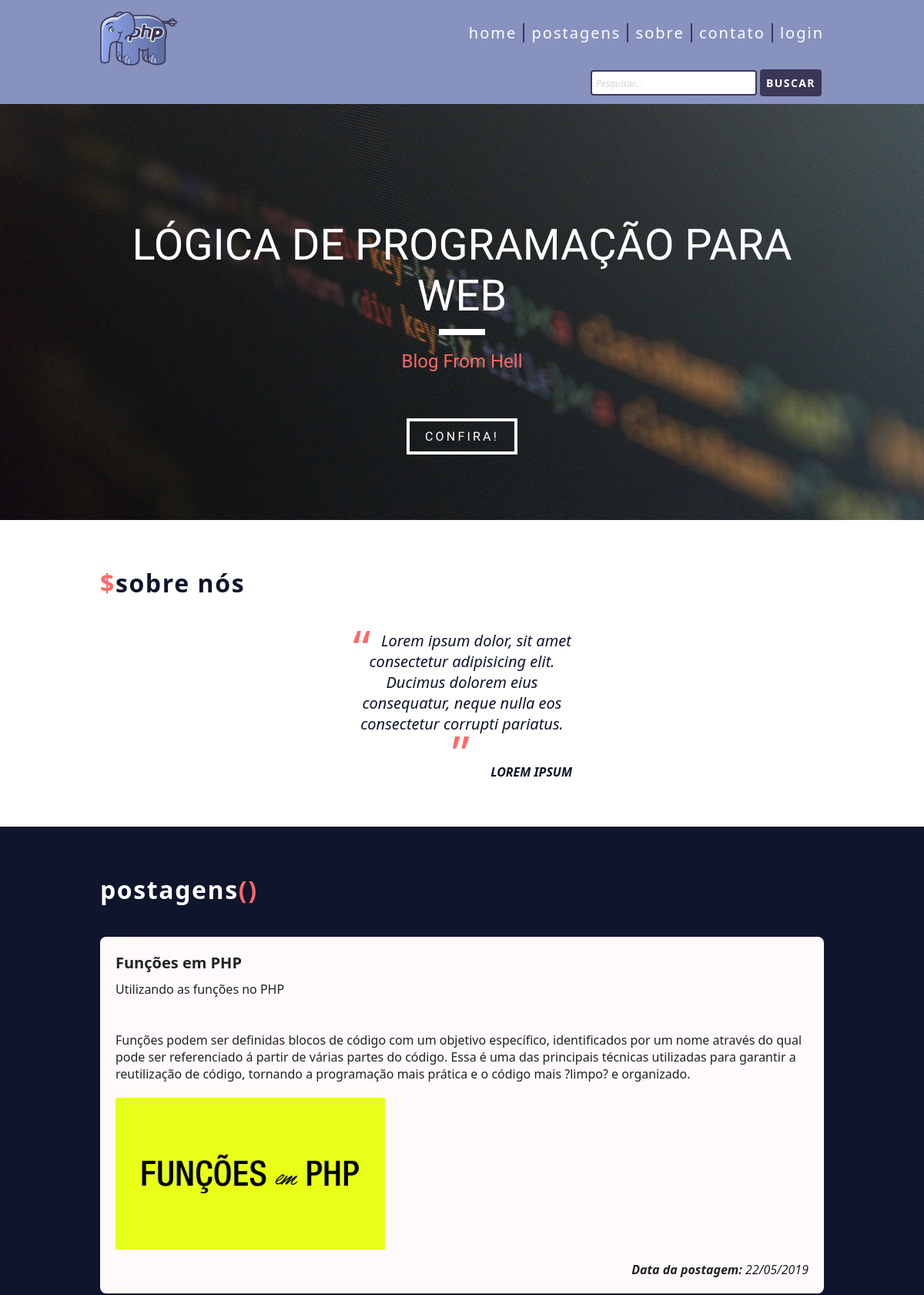
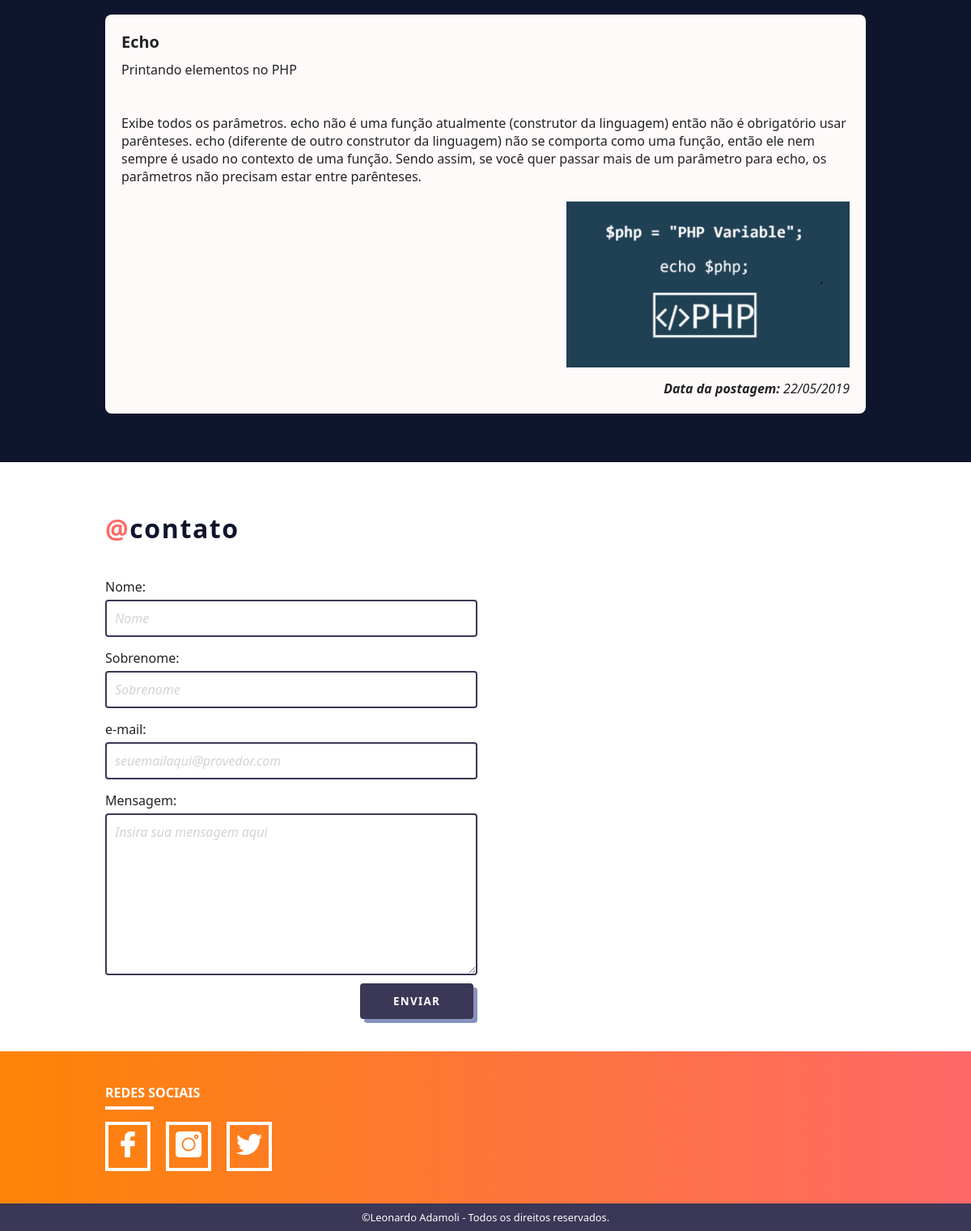
The page / on the database its author committed (2 pictures, top to bottom).
### tables this page shows
CREATE TABLE `posts` (
  `cdpost` int(11) NOT NULL,
  `titulo` varchar(255) NOT NULL,
  `resumo` text NOT NULL,
  `texto` text NOT NULL,
  `imagem` varchar(100) NOT NULL,
  `posicao` varchar(5) NOT NULL DEFAULT 'right',
  `data` date NOT NULL
);

### modules/funcoes.php (the view, shortened to what this page needs)
<?php
  function data_br($data) {
    $data = explode('-', $data);
    $data = array_reverse($data);
    $data = implode('/',$data );
    return $data;
  }
  function listar($pdo) {
    try {
      $sql = "SELECT * FROM posts ORDER BY data DESC";
      $query = $pdo->prepare($sql);
      $query->execute();
      $posts = $query->fetchAll();
      foreach ($posts as $post) {
        $html = '<div class="postagens">
                  <h2>'.$post['titulo'].'</h2>
                  <p>'.$post['resumo'].'</p><br><br>
                  <p>'.$post['texto'].'</p>
                  <div class="pictures" style="text-align: '.$post['posicao'].';">
                    <img src="assets/img/'.$post['imagem'].'" alt="">
                  </div>
                  <p class="data"><strong>Data da postagem:</strong> '.data_br($post['data']).'</p>
                </div>';
        echo utf8_encode($html);
      }
    } catch (PDOException $e) {
      echo "Falhou: ".$e->getMessage();
    }
  }
?>

### index.php (shortened to what this page needs)
<?php
  include('modules/funcoes.php');
?>
<!DOCTYPE html>
<html lang="en">
<head>
  <link rel="stylesheet" href="assets/css/grid.css" />
  <link rel="stylesheet" href="assets/css/vegas.min.css">
  <link rel="stylesheet" href="assets/css/style.css" />
</head>
<body>
  <?php
    if(isset($_SESSION['usuario'])) {
      include('pages/logout-header.php');
    }else {
      include('pages/login-header.php');
    }
  ?>
  <div id="bg-slider" class="intro-bg">
    <div class="intro-description container">
      <h1>Lógica de Programação para WEB</h1>
      <p>Blog From Hell</p>
    </div>
    <div class="button to-scroll">
      <a href="#posts">Confira!</a>
    </div>
  </div>
  <section id="sobre" class="sobre">
    <div class="container">
      <div class="grid-16">
        <h1 class="title blue"><span>&#36;</span>Sobre Nós</h1>
      </div>
      <blockquote>
        <p>Lorem ipsum dolor, sit amet consectetur adipisicing elit. Ducimus dolorem eius consequatur, neque nulla eos
          consectetur corrupti pariatus.<p>
      </blockquote>
      <cite>Lorem Ipsum</cite>
    </div>
  </section>
  <section id="posts" class="posts-bg">
    <div class="container">
      <div class="news grid-16">
        <h1 class="title">Postagens<span>&#40;&#41;</span></h1>
        <?php
          if(isset($_REQUEST['buscar']))
            listarInicial($pdo);
          else
            listar($pdo);
        ?>
      </div>
    </div>
  </section>
  <section id="contact">
    <div class="container">
      <div class="form grid-8">
        <h1 class="title blue"><span>&#64;</span>Contato</h1>
        <form id="contact-us" action="modules/funcoes.php" class="general-form" method="POST">
          <label for="nome">Nome: </label><input type="text" name="nome" id="nome" placeholder="Nome">
          <label for="sobrenome">Sobrenome: </label><input type="text" name="sobrenome" id="sobrenome"
            placeholder="Sobrenome">
          <label for="email">e-mail: </label><input type="text" name="email" id="email"
            placeholder="seuemailaqui@provedor.com">
          <label for="description">Mensagem: </label><textarea name="description" id="description" cols="50" rows="8"
            placeholder="Insira sua mensagem aqui"></textarea>
          <button type="submit" name="form-submit" class="submit-button">Enviar</button>
        </form>
      </div>
    </div>
  </section>
  <footer>
    <div class="social container">
      <h2>Redes Sociais</h2>
      <ul>
        <li><a href="https://www.facebook.com" target="_blank"><img src="assets/svg/social/facebook-logo.png"
              alt="Facebook" /></a></li>
        <li><a href="https://www.instagram.com" target="_blank"><img src="assets/svg/social/instagram-logo.png"
              alt="Instagram" /></a></li>
        <li><a href="https://www.twitter.com" target="_blank"><img src="assets/svg/social/twitter-logo.png"
              alt="Twitter" /></a></li>
      </ul>
    </div>
    <div class="copy">
      <p>&copy;Leonardo Adamoli - Todos os direitos reservados.</p>
    </div>
  </footer>
</body>
</html>

### pages/login-header.php
<header class="menu-bg">
  <div class="container">
    <div class="menu-logo grid-4">
      <a href="../teste-php/index.php"><img src="../teste-php/assets/svg/php-logo.png" alt="PHP Logo"></a>
    </div>
    <nav class="nav-bar grid-12 to-scroll">
      <ul>
        <li><a href="../teste-php/index.php">Home</a></li>
        <li><a href="#posts">Postagens</a></li>
        <li><a href="#sobre">Sobre</a></li>
        <li><a href="#contact">Contato</a></li>
        <li><a href="../teste-php/pages/login.php">Login</a></li>
      </ul>
    </nav>
    <form action="index.php" method="GET" class="search-form grid-16">
      <input type="text" placeholder="Pesquisar..." name="pesquisa">
      <button type="submit" name="buscar" value="buscar">Buscar</button>
    </form>
  </div>
</header>

### assets/css/grid.css (style rules this page uses)
*, *:before, *:after { -webkit-box-sizing: border-box; -moz-box-sizing: border-box; box-sizing: border-box; }
.container { width: 960px; margin: 0 auto; padding: 0px; position: relative; }
.container:after, .container:before { content: " "; display: table; }
.container:after { clear: both; }
.grid-1, .grid-2, .grid-3, .grid-4, .grid-5, .grid-6, .grid-7, .grid-8, .grid-9, .grid-10, .grid-11, .grid-12, .grid-13, .grid-14, .grid-15, .grid-16, .grid-1-3 { float: left; margin-left: 10px; margin-right: 10px; }
.grid-4 { width: 220px; }
.grid-8 { width: 460px; }
.grid-12 { width: 700px; }
.grid-16 { width: 940px; }

### rows shown on the page
posts: titulo "Funções em PHP", resumo "Utilizando as funções no PHP", texto "Funções podem ser definidas blocos de código com um objetivo específico, identificados por um nome através do qual pode ser referenciado á partir de várias partes do código. Essa é uma das principais técnicas utilizadas para garantir a reutilização de código, tornando a programação mais prática e o código mais ?limpo? e organizado.", imagem (picture), data "22/05/2019"
posts: titulo "Echo", resumo "Printando elementos no PHP", texto "Exibe todos os parâmetros. echo não é uma função atualmente (construtor da linguagem) então não é obrigatório usar parênteses. echo (diferente de outro construtor da linguagem) não se comporta como uma função, então ele nem sempre é usado no contexto de uma função. Sendo assim, se você quer passar mais de um parâmetro para echo, os parâmetros não precisam estar entre parênteses.", imagem (picture), data "22/05/2019"
